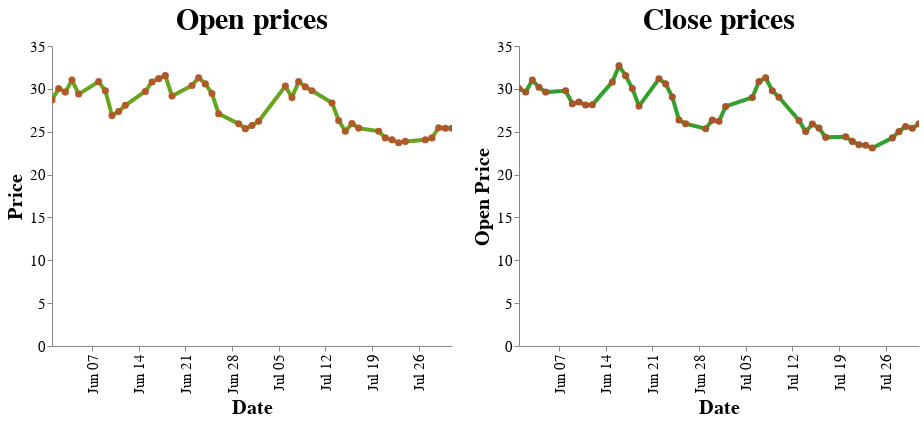

Write notebook code for a chart like this one.
### Markdown cell above
The plot above shown is a *Sticks and Balls Chart*. The chart has been divided into two sections- `sticks` and `balls`. The sticks extend from Minimum yield to the Maximum yield for different varieties of barley. The two end points of the sticks are controlled by `alt.X` and `alt.X2` with the *aggregate* functions `min` and `max`. Balls in the chart represent Median of the yields for different varieties of barley. Altair provides a suitable and easy way to combine the two kind of charts with a `+` operator.

Creating subplots with Altair are also time saving.

### Code cell
df = local_data.ohlc()

open = alt.Chart(
            df, title=alt.TitleParams(text='Open prices',fontSize=30)
        ).mark_line(
            color="#66a61e",strokeWidth=4, point={'size':50, 'color':'#b15928'}
        ).encode(
            x=alt.X(shorthand='date', type='temporal', title='Date', axis=alt.Axis(grid=False,labelAngle=-90,labelFontSize=15,titleFontSize=20)),
            y=alt.Y(shorthand='open', type='quantitative', title='Price', axis=alt.Axis(grid=False,labelFontSize=15,titleFontSize=20)),
            tooltip=[
                alt.Tooltip(shorthand='date', type='temporal', title='Date'),
                alt.Tooltip(shorthand='open', type='quantitative', title='Price')
            ]
        ).interactive()

close = alt.Chart(
            df, title=alt.TitleParams(text='Close prices',fontSize=30)
        ).mark_line(
            color="#33a02c",strokeWidth=4, point={'size':50, 'color':'#a65628'}
        ).encode(
            x=alt.X(shorthand='date', type='temporal', title='Date', axis=alt.Axis(grid=False,labelAngle=-90,labelFontSize=15,titleFontSize=20)),
            y=alt.Y(shorthand='close', type='quantitative', title='Open Price', axis=alt.Axis(grid=False,labelFontSize=15,titleFontSize=20)),
            tooltip=[
                alt.Tooltip(shorthand='date', type='temporal', title='Date'),
                alt.Tooltip(shorthand='close', type='quantitative', title='Price')
            ]
        ).interactive()

(open|close).configure_view(strokeWidth=0)

### Figure 1 — Vega-Lite specification as saved in the notebook (floating-point values rounded to 4 significant figures)
{"config": {"view": {"continuousWidth": 400, "continuousHeight": 300, "strokeWidth": 0}}, "hconcat": [{"mark": {"type": "line", "color": "#66a61e", "point": {"size": 50, "color": "#b15928"}, "strokeWidth": 4}, "encoding": {"tooltip": [{"field": "date", "title": "Date", "type": "temporal"}, {"field": "open", "title": "Price", "type": "quantitative"}], "x": {"axis": {"grid": false, "labelAngle": -90, "labelFontSize": 15, "titleFontSize": 20}, "field": "date", "title": "Date", "type": "temporal"}, "y": {"axis": {"grid": false, "labelFontSize": 15, "titleFontSize": 20}, "field": "open", "title": "Price", "type": "quantitative"}}, "selection": {"selector011": {"type": "interval", "bind": "scales", "encodings": ["x", "y"]}}, "title": {"text": "Open prices", "fontSize": 30}}, {"mark": {"type": "line", "color": "#33a02c", "point": {"size": 50, "color": "#a65628"}, "strokeWidth": 4}, "encoding": {"tooltip": [{"field": "date", "title": "Date", "type": "temporal"}, {"field": "close", "title": "Price", "type": "quantitative"}], "x": {"axis": {"grid": false, "labelAngle": -90, "labelFontSize": 15, "titleFontSize": 20}, "field": "date", "title": "Date", "type": "temporal"}, "y": {"axis": {"grid": false, "labelFontSize": 15, "titleFontSize": 20}, "field": "close", "title": "Open Price", "type": "quantitative"}}, "selection": {"selector012": {"type": "interval", "bind": "scales", "encodings": ["x", "y"]}}, "title": {"text": "Close prices", "fontSize": 30}}], "data": {"name": "data-6095c1ec4d89ad64750a63772b69643b"}, "$schema": "https://vega.github.io/schema/vega-lite/v4.17.0.json", "datasets": {"data-6095c1ec4d89ad64750a63772b69643b": [{"date": "2009-06-01T00:00:00", "open": 28.7, "high": 30.05, "low": 28.45, "close": 30.04, "signal": "short", "ret": -4.894}, {"date": "2009-06-02T00:00:00", "open": 30.04, "high": 30.13, "low": 28.3, "close": 29.63, "signal": "short", "ret": -0.3226}, {"date": "2009-06-03T00:00:00", "open": 29.62, "high": 31.79, "low": 29.62, "close": 31.02, "signal": "short", "ret": 3.687}, {"date": "2009-06-04T00:00:00", "open": 31.02, "high": 31.02, "low": 29.92, "close": 30.18, "signal": "short", "ret": 4.51}, {"date": "2009-06-05T00:00:00", "open": 29.39, "high": 30.81, "low": 28.85, "close": 29.62, "signal": "short", "ret": 6.084}, {"date": "2009-06-08T00:00:00", "open": 30.84, "high": 31.82, "low": 26.41, "close": 29.77, "signal": "short", "ret": 1.254}, {"date": "2009-06-09T00:00:00", "open": 29.77, "high": 29.77, "low": 27.79, "close": 28.27, "signal": "short", "ret": -5.024}, {"date": "2009-06-10T00:00:00", "open": 26.9, "high": 29.74, "low": 26.9, "close": 28.46, "signal": "short", "ret": -5.466}, {"date": "2009-06-11T00:00:00", "open": 27.36, "high": 28.11, "low": 26.81, "close": 28.11, "signal": "short", "ret": -8.374}, {"date": "2009-06-12T00:00:00", "open": 28.08, "high": 28.5, "low": 27.73, "close": 28.15, "signal": "short", "ret": -5.528}, {"date": "2009-06-15T00:00:00", "open": 29.7, "high": 31.09, "low": 29.64, "close": 30.81, "signal": "long", "ret": 3.492}, {"date": "2009-06-16T00:00:00", "open": 30.81, "high": 32.75, "low": 30.07, "close": 32.68, "signal": "short", "ret": 0.155}, {"date": "2009-06-17T00:00:00", "open": 31.19, "high": 32.77, "low": 30.64, "close": 31.54, "signal": "short", "ret": 5.828}, {"date": "2009-06-18T00:00:00", "open": 31.54, "high": 31.54, "low": 29.6, "close": 30.03, "signal": "short", "ret": 8.176}, {"date": "2009-06-19T00:00:00", "open": 29.16, "high": 29.32, "low": 27.56, "close": 27.99, "signal": "short", "ret": 8.599}, {"date": "2009-06-22T00:00:00", "open": 30.4, "high": 32.05, "low": 30.3, "close": 31.17, "signal": "short", "ret": 15.49}, {"date": "2009-06-23T00:00:00", "open": 31.3, "high": 31.54, "low": 27.83, "close": 30.58, "signal": "short", "ret": 11.74}, {"date": "2009-06-24T00:00:00", "open": 30.58, "high": 30.58, "low": 28.79, "close": 29.05, "signal": "long", "ret": -10.42}, {"date": "2009-06-25T00:00:00", "open": 29.45, "high": 29.56, "low": 26.3, "close": 26.36, "signal": "long", "ret": 0.0}, {"date": "2009-06-26T00:00:00", "open": 27.09, "high": 27.22, "low": 25.76, "close": 25.93, "signal": "long", "ret": 0.0}, {"date": "2009-06-29T00:00:00", "open": 25.93, "high": 27.18, "low": 25.29, "close": 25.35, "signal": "long", "ret": 5.263}, {"date": "2009-06-30T00:00:00", "open": 25.36, "high": 27.38, "low": 25.02, "close": 26.35, "signal": "long", "ret": 6.738}, {"date": "2009-07-01T00:00:00", "open": 25.73, "high": 26.31, "low": 24.8, "close": 26.22, "signal": "long", "ret": 7.836}, {"date": "2009-07-02T00:00:00", "open": 26.22, "high": 28.62, "low": 26.22, "close": 27.95, "signal": "long", "ret": 2.764}, {"date": "2009-07-06T00:00:00", "open": 30.32, "high": 30.6, "low": 28.99, "close": 29.0, "signal": "short", "ret": -2.145}, {"date": "2009-07-07T00:00:00", "open": 29.0, "high": 30.94, "low": 28.9, "close": 30.85, "signal": "short", "ret": 3.035}, {"date": "2009-07-08T00:00:00", "open": 30.85, "high": 33.05, "low": 30.43, "close": 31.3, "signal": "short", "ret": 5.687}, {"date": "2009-07-09T00:00:00", "open": 30.23, "high": 30.49, "low": 29.28, "close": 29.78, "signal": "short", "ret": 8.228}, {"date": "2009-07-10T00:00:00", "open": 29.78, "high": 30.34, "low": 28.82, "close": 29.02, "signal": "short", "ret": 8.648}, {"date": "2009-07-13T00:00:00", "open": 28.36, "high": 29.24, "low": 25.42, "close": 26.31, "signal": "short", "ret": 7.329}, {"date": "2009-07-14T00:00:00", "open": 26.31, "high": 26.84, "low": 24.99, "close": 25.02, "signal": "short", "ret": 7.309}, {"date": "2009-07-15T00:00:00", "open": 25.05, "high": 26.06, "low": 23.83, "close": 25.89, "signal": "neutral", "ret": 0.0}, {"date": "2009-07-16T00:00:00", "open": 25.96, "high": 26.18, "low": 24.51, "close": 25.42, "signal": "long", "ret": -9.828}, {"date": "2009-07-17T00:00:00", "open": 25.42, "high": 25.55, "low": 23.88, "close": 24.34, "signal": "long", "ret": -10.84}, {"date": "2009-07-20T00:00:00", "open": 25.06, "high": 25.42, "low": 24.26, "close": 24.4, "signal": "long", "ret": -7.557}, {"date": "2009-07-21T00:00:00", "open": 24.28, "high": 25.14, "low": 23.81, "close": 23.87, "signal": "long", "ret": -2.509}, {"date": "2009-07-22T00:00:00", "open": 24.05, "high": 24.14, "low": 23.24, "close": 23.47, "signal": "long", "ret": 0.9158}, {"date": "2009-07-23T00:00:00", "open": 23.71, "high": 24.05, "low": 23.21, "close": 23.43, "signal": "long", "ret": 2.471}, {"date": "2009-07-24T00:00:00", "open": 23.87, "high": 23.87, "low": 23.0, "close": 23.09, "signal": "long", "ret": 4.223}, {"date": "2009-07-27T00:00:00", "open": 24.06, "high": 24.86, "low": 24.02, "close": 24.28, "signal": "long", "ret": -0.1894}, {"date": "2009-07-28T00:00:00", "open": 24.28, "high": 25.61, "low": 24.28, "close": 25.01, "signal": "long", "ret": -4.38}, {"date": "2009-07-29T00:00:00", "open": 25.47, "high": 26.18, "low": 25.41, "close": 25.61, "signal": "long", "ret": -4.485}, {"date": "2009-07-30T00:00:00", "open": 25.4, "high": 25.76, "low": 24.85, "close": 25.4, "signal": "long", "ret": -1.704}, {"date": "2009-07-31T00:00:00", "open": 25.4, "high": 26.22, "low": 24.93, "close": 25.92, "signal": "short", "ret": 5.068}]}}
